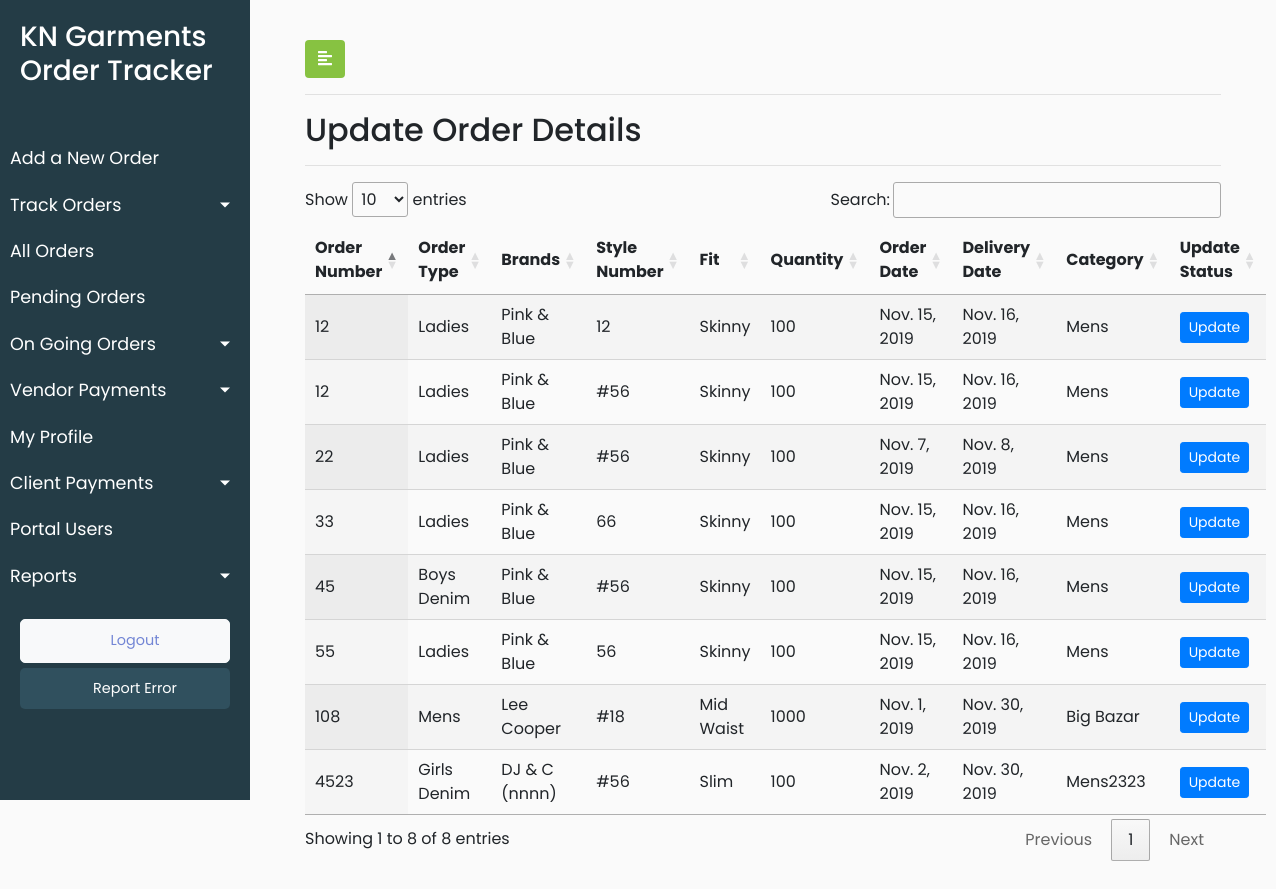
The page /update_order_detail/ (signed in) on the database as committed earlier.
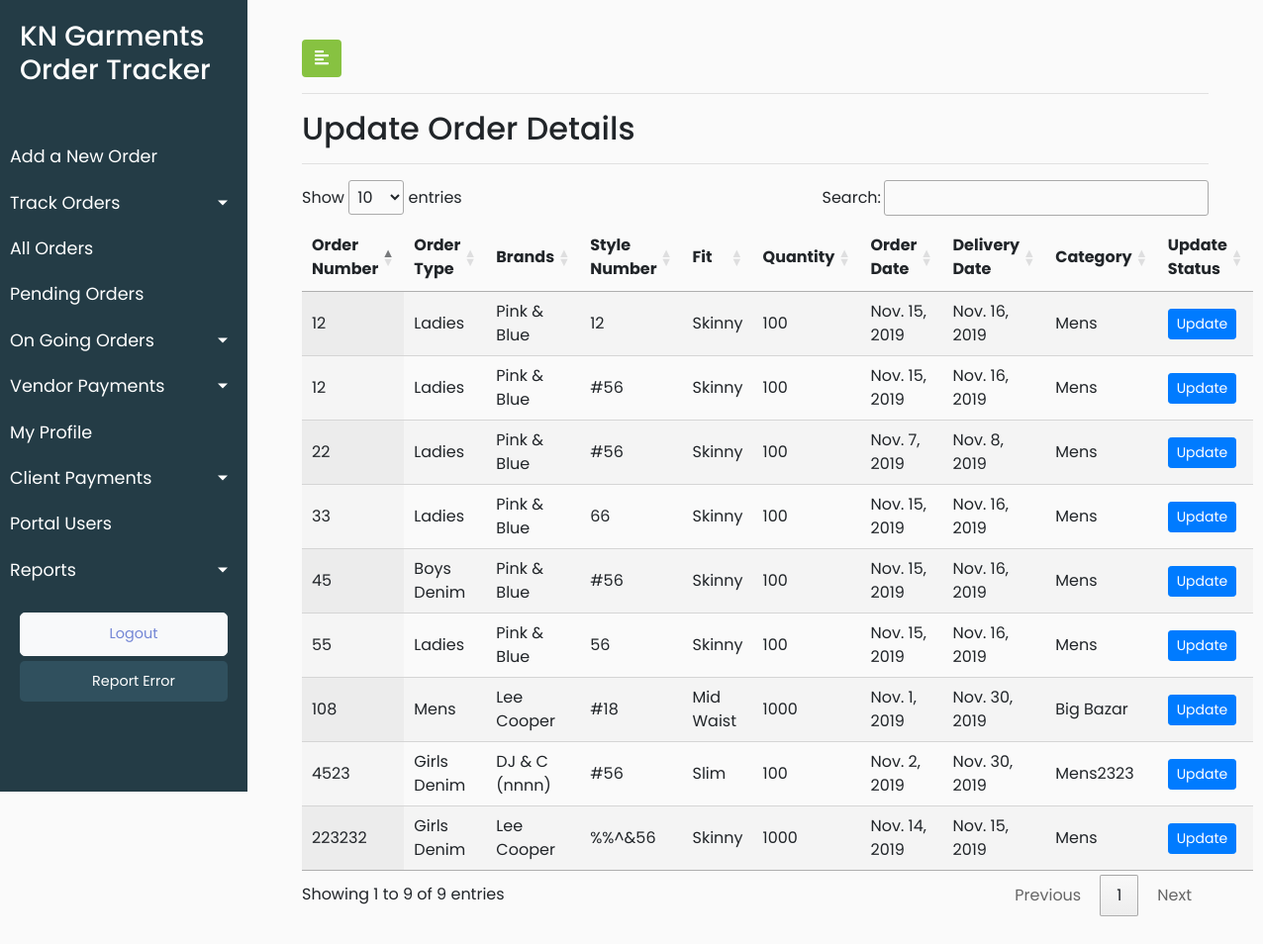
The same page on the database as committed later.
### KNGarment_Order_TrackPro_App/models.py (models this page shows, shortened)
class Orders(models.Model):
    order_order_number = models.CharField(max_length=920)
    order_order_type = models.CharField(max_length=920)
    order_order_brands = models.CharField(max_length=920)
    order_order_style_number = models.CharField(max_length=920)
    order_order_fit = models.CharField(max_length=920)
    order_order_quantity = models.IntegerField()
    order_order_date = models.DateField(default=timezone.now)
    order_delivery_date = models.DateField(default=timezone.now)
    order_order_category = models.CharField(max_length=920)
    order_fit_sample_status = models.CharField(max_length=920)
    order_fit_sample_submitted_date = models.DateField(default=timezone.now)
    order_pps_sample_status = models.CharField(max_length=920)
    order_pps_sample_submitted_date = models.DateField(default=timezone.now)
    order_order_remark = models.CharField(max_length=920,blank=True)
    order_order_date_of_entry = models.DateTimeField(default=timezone.now)
    order_client_id = models.ForeignKey(Client, on_delete = models.CASCADE,default=1)
    class Meta:
        verbose_name_plural = "Orders List"
        verbose_name = "Order"

### KNGarment_Order_TrackPro_App/views.py (the view)
# urls.py: path("update_order_detail/",views.update_order_detail,name='update_order_detail'),
@login_required(login_url='/user_login')
def update_order_detail(request):
    user_role = request.user.user_role
    orders = Orders.objects.all()
    data = {'orders':orders,'user_role':user_role}
    return render(request,'KNGarment_Order_TrackPro_App/update_orders_detail.html',data)

### KNGarment_Order_TrackPro_App/templates/KNGarment_Order_TrackPro_App/update_orders_detail.html (shortened to what this page needs)
{% extends 'KNGarment_Order_TrackPro_App/base.html' %}
{% load static %}
{% block stylesheets %}
<link rel="stylesheet" href="//cdn.datatables.net/1.10.19/css/jquery.dataTables.min.css">
{% endblock stylesheets %}
{% block content %}
        <div id="content">
            <div class="container-fluid">
                <button type="button" id="sidebarCollapse" class="btn" style="background-color: #87c241;color: white">
                    <i class="fas fa-align-left"></i>
                </button>
                <hr>
                <h2>Update Order Details</h2>
                <hr>
                <div>
                {% if orders %}
                    <table id="test_table" class="display" style="width:100%">
                        <thead>
                            <tr>
                                <th>Order Number</th>
                                <th>Order Type</th>
                                <th>Brands</th>
                                <th>Style Number</th>
                                <th>Fit</th>
                                <th>Quantity</th>
                                <th>Order Date</th>
                                <th>Delivery Date</th>
                                <th>Category</th>
                                <th>Update Status</th>
                            </tr>
                        </thead>
                        <tbody>
                            {% for order in orders %}
                             <tr>
                                <td>{{order.order_order_number}}</td>
                                <td>{{order.order_order_type}}</td>
                                <td>{{order.order_order_brands}}</td>
                                <td>{{order.order_order_style_number}}</td>
                                <td>{{order.order_order_fit}}</td>
                                <td>{{order.order_order_quantity}}</td>
                                <td>{{order.order_order_date}}</td>
                                <td>{{order.order_delivery_date}}</td>
                                <td>{{order.order_order_category}}</td>
                                <td><button type="button" class="btn btn-sm btn-primary">
                                <a href="{% url 'KNGarment_Order_TrackPro_App:add_processes' order.pk %}">
                                    Update
                                </a>
                            </button></td>
                            </tr>
                            {% endfor %}
                        </tbody>
                    </table>
                    {% else %}
                        <p class="no-leads text-primary">No entry added yet.</p>
                    {% endif %}
                </div>
                    </div>
                </div>
{% endblock content %}

Rows that differ between the two databases and show on the page:
added Orders: order_order_number "223232", order_order_type "Girls Denim", order_order_brands "Lee Cooper", order_order_style_number "%%^&56", order_order_fit "Skinny", order_order_quantity "1000", order_order_date "Nov. 14, 2019", order_delivery_date "Nov. 15, 2019", order_order_category "Mens"
Other text that changed with them:
text written by a page script: "Show entries Search: Showing 1 to 8 of 8 entries Previous 1 Next" → "Show entries Search: Showing 1 to 9 of 9 entries Previous 1 Next"
